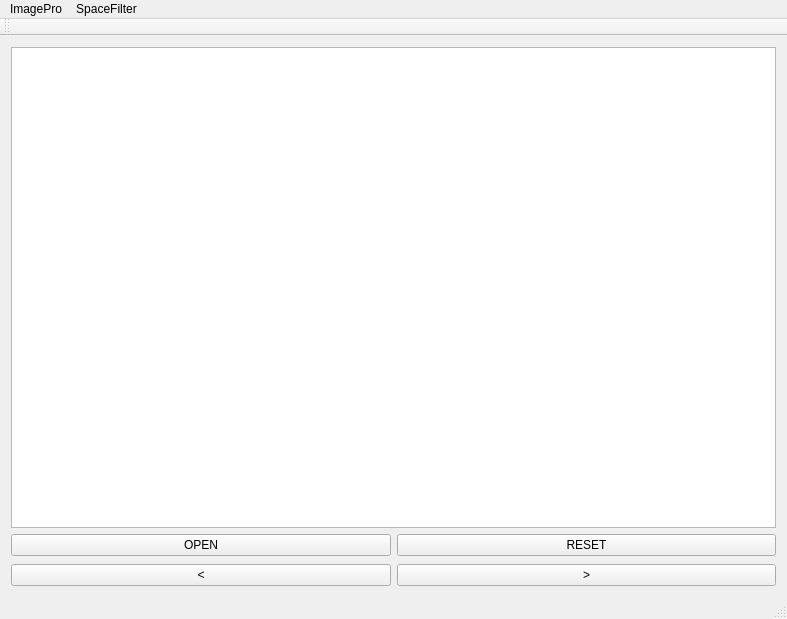
<?xml version="1.0" encoding="UTF-8"?>
<ui version="4.0">
 <class>MainWindow</class>
 <widget class="QMainWindow" name="MainWindow">
  <property name="geometry">
   <rect>
    <x>0</x>
    <y>0</y>
    <width>787</width>
    <height>619</height>
   </rect>
  </property>
  <property name="windowTitle">
   <string>MainWindow</string>
  </property>
  <widget class="QWidget" name="centralWidget">
   <layout class="QVBoxLayout" name="verticalLayout">
    <item>
     <widget class="QGraphicsView" name="graphicsView"/>
    </item>
    <item>
     <layout class="QHBoxLayout" name="horizontalLayout">
      <property name="bottomMargin">
       <number>2</number>
      </property>
      <item>
       <widget class="QPushButton" name="openButton">
        <property name="text">
         <string>OPEN</string>
        </property>
       </widget>
      </item>
      <item>
       <widget class="QPushButton" name="resetButton">
        <property name="text">
         <string>RESET</string>
        </property>
       </widget>
      </item>
     </layout>
    </item>
    <item>
     <layout class="QHBoxLayout" name="horizontalLayout_2">
      <item>
       <widget class="QPushButton" name="lastButton">
        <property name="text">
         <string>&lt;</string>
        </property>
       </widget>
      </item>
      <item>
       <widget class="QPushButton" name="nextButton">
        <property name="text">
         <string>&gt;</string>
        </property>
       </widget>
      </item>
     </layout>
    </item>
   </layout>
  </widget>
  <widget class="QMenuBar" name="menuBar">
   <property name="geometry">
    <rect>
     <x>0</x>
     <y>0</y>
     <width>787</width>
     <height>26</height>
    </rect>
   </property>
   <property name="nativeMenuBar">
    <bool>true</bool>
   </property>
   <widget class="QMenu" name="menuImagePro">
    <property name="title">
     <string>ImagePro</string>
    </property>
    <addaction name="actionrgb2gray"/>
    <addaction name="actionlog"/>
    <addaction name="actionreverse"/>
    <addaction name="actioncontrast"/>
    <addaction name="actionhisbalance"/>
    <addaction name="actionhisrgbbalance"/>
   </widget>
   <widget class="QMenu" name="menuSpaceFilter">
    <property name="title">
     <string>SpaceFilter</string>
    </property>
    <addaction name="actionLinear"/>
   </widget>
   <addaction name="menuImagePro"/>
   <addaction name="menuSpaceFilter"/>
  </widget>
  <widget class="QToolBar" name="mainToolBar">
   <attribute name="toolBarArea">
    <enum>TopToolBarArea</enum>
   </attribute>
   <attribute name="toolBarBreak">
    <bool>false</bool>
   </attribute>
  </widget>
  <widget class="QStatusBar" name="statusBar"/>
  <action name="actionrgb2gray">
   <property name="text">
    <string>rgb2gray</string>
   </property>
  </action>
  <action name="actionlog">
   <property name="text">
    <string>log</string>
   </property>
  </action>
  <action name="actionreverse">
   <property name="text">
    <string>reverse</string>
   </property>
  </action>
  <action name="actioncontrast">
   <property name="text">
    <string>contrast</string>
   </property>
  </action>
  <action name="actionhisbalance">
   <property name="text">
    <string>hisbalance</string>
   </property>
  </action>
  <action name="actionhisrgbbalance">
   <property name="text">
    <string>hisrgbbalance</string>
   </property>
  </action>
  <action name="actionLinear">
   <property name="text">
    <string>Linear</string>
   </property>
  </action>
 </widget>
 <layoutdefault spacing="6" margin="11"/>
 <resources/>
 <connections/>
</ui>
